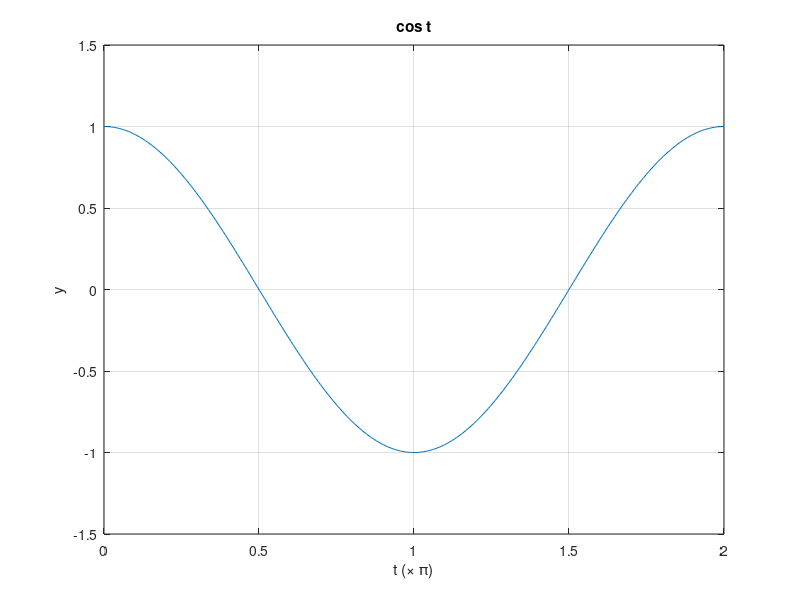

Write the MATLAB code that produced this figure.
clear, close all
t0 = linspace(0, 2*pi, 256);
t = linspace(0, 2, 256);
y = cos(t0); 
plot(t,y)
ylabel('y')
xlabel('t (\times \pi)')
title('cos t')
axis([0 2 -1.5 1.5])
grid on